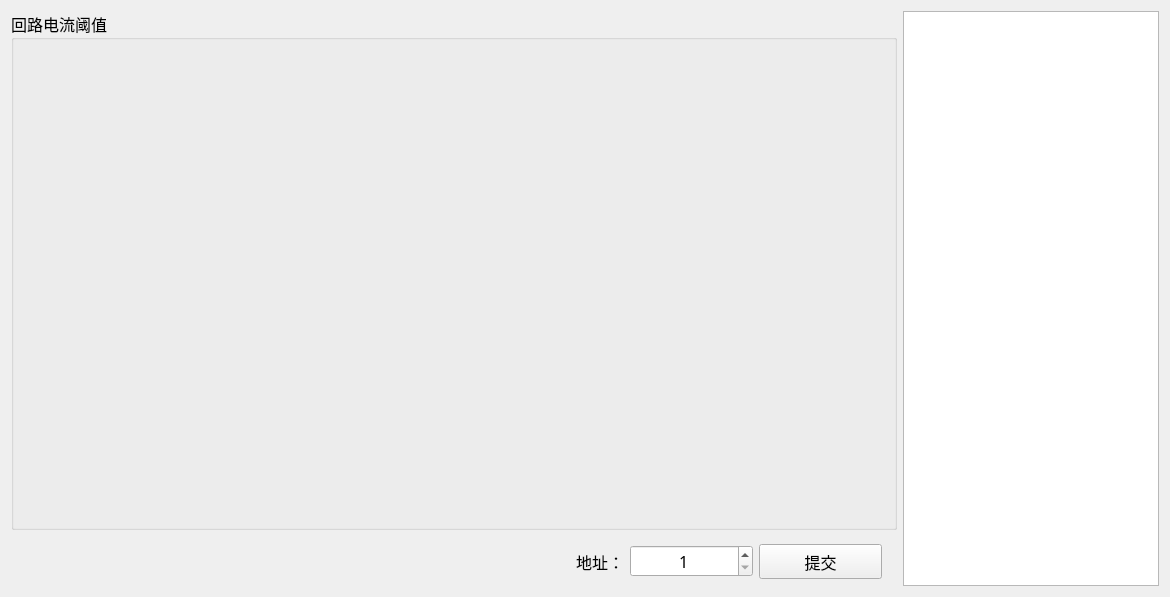
<?xml version="1.0" encoding="UTF-8"?>
<ui version="4.0">
 <class>ZTest_LoopWid</class>
 <widget class="QWidget" name="ZTest_LoopWid">
  <property name="geometry">
   <rect>
    <x>0</x>
    <y>0</y>
    <width>1170</width>
    <height>597</height>
   </rect>
  </property>
  <property name="windowTitle">
   <string>Form</string>
  </property>
  <layout class="QGridLayout" name="gridLayout">
   <item row="0" column="0">
    <layout class="QVBoxLayout" name="verticalLayout">
     <item>
      <widget class="QGroupBox" name="curGroup">
       <property name="font">
        <font>
         <family>微软雅黑</family>
         <pointsize>12</pointsize>
        </font>
       </property>
       <property name="title">
        <string>回路电流阈值</string>
       </property>
      </widget>
     </item>
     <item>
      <widget class="QWidget" name="widget" native="true">
       <property name="maximumSize">
        <size>
         <width>16777215</width>
         <height>50</height>
        </size>
       </property>
       <widget class="QWidget" name="layoutWidget_2">
        <property name="geometry">
         <rect>
          <x>490</x>
          <y>0</y>
          <width>381</width>
          <height>51</height>
         </rect>
        </property>
        <layout class="QHBoxLayout" name="horizontalLayout">
         <item>
          <widget class="QLabel" name="label">
           <property name="minimumSize">
            <size>
             <width>100</width>
             <height>30</height>
            </size>
           </property>
           <property name="font">
            <font>
             <family>微软雅黑</family>
             <pointsize>12</pointsize>
            </font>
           </property>
           <property name="text">
            <string>地址：</string>
           </property>
           <property name="alignment">
            <set>Qt::AlignRight|Qt::AlignTrailing|Qt::AlignVCenter</set>
           </property>
          </widget>
         </item>
         <item>
          <widget class="QSpinBox" name="spinBox">
           <property name="minimumSize">
            <size>
             <width>100</width>
             <height>30</height>
            </size>
           </property>
           <property name="font">
            <font>
             <family>微软雅黑</family>
             <pointsize>12</pointsize>
            </font>
           </property>
           <property name="alignment">
            <set>Qt::AlignCenter</set>
           </property>
           <property name="minimum">
            <number>1</number>
           </property>
          </widget>
         </item>
         <item>
          <widget class="QPushButton" name="pushButton">
           <property name="minimumSize">
            <size>
             <width>120</width>
             <height>35</height>
            </size>
           </property>
           <property name="font">
            <font>
             <family>微软雅黑</family>
             <pointsize>12</pointsize>
            </font>
           </property>
           <property name="text">
            <string>提交</string>
           </property>
          </widget>
         </item>
        </layout>
       </widget>
      </widget>
     </item>
    </layout>
   </item>
   <item row="0" column="1">
    <widget class="QTextEdit" name="textEdit">
     <property name="sizePolicy">
      <sizepolicy hsizetype="Expanding" vsizetype="Expanding">
       <horstretch>0</horstretch>
       <verstretch>0</verstretch>
      </sizepolicy>
     </property>
     <property name="minimumSize">
      <size>
       <width>256</width>
       <height>400</height>
      </size>
     </property>
     <property name="maximumSize">
      <size>
       <width>256</width>
       <height>16777215</height>
      </size>
     </property>
     <property name="font">
      <font>
       <family>微软雅黑</family>
       <pointsize>12</pointsize>
      </font>
     </property>
    </widget>
   </item>
  </layout>
 </widget>
 <resources/>
 <connections/>
</ui>
